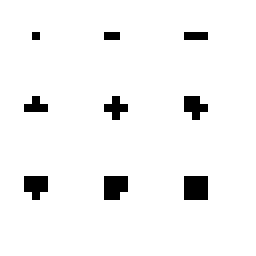
#> input picture 7binarize/pattern.tiff, 32 x 32 px, found by its file name (shown 8 times larger)
$ jupyter execute morphology.ipynb   (shell and % lines are left out)
#> lines starting #> are read from the running program, lines starting #| are printed output that depends on the picture; after the words box and inside, x2 and y2 are one past the last pixel; in counts of white or black regions, pixels touching at a corner belong together
[cell 1]
# --- 必要ライブラリのインストール（Colab環境用） ---

import cv2
import numpy as np
import matplotlib.pyplot as plt
import urllib.request

[cell 2]
# --- GitHub上の画像URLを指定 ---
url = "https://raw.githubusercontent.com/ichikawalab/imgproc/main/7binarize/pattern.tiff"

# --- 画像をGitHubから読み込み ---
resp = urllib.request.urlopen(url)
image_array = np.asarray(bytearray(resp.read()), dtype=np.uint8)
img = cv2.imdecode(image_array, cv2.IMREAD_GRAYSCALE)
#> img is the input picture: shape (32, 32); 95.6% white; black in thin lines or dots, all inside (x1, y1, x2, y2) = (3, 4, 26, 25)

# --- 黒領域を対象にするため反転 ---
img_inv = cv2.bitwise_not(img)

# --- 十字型の構造要素を定義 ---
kernel = cv2.getStructuringElement(cv2.MORPH_CROSS, (3,3))
print(kernel)

# --- モルフォロジー処理（黒領域に対して） ---
erosion_inv = cv2.erode(img_inv, kernel, iterations=1)     # 黒領域の収縮
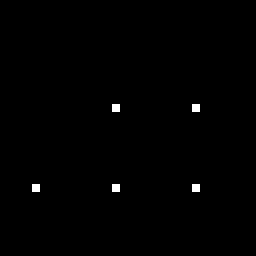
#> erosion_inv: shape (32, 32) (shown 8 times larger); 0.49% white in thin lines or dots, all inside (x1, y1, x2, y2) = (4, 13, 25, 24)
dilation_inv = cv2.dilate(img_inv, kernel, iterations=1)   # 黒領域の膨張
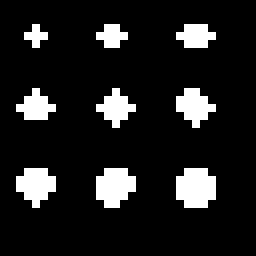
#> dilation_inv: shape (32, 32) (shown 8 times larger); 11.8% white in thin lines or dots, all inside (x1, y1, x2, y2) = (2, 3, 27, 26)

# --- 結果を元の見た目に戻す（再反転） ---
erosion = cv2.bitwise_not(erosion_inv)
dilation = cv2.bitwise_not(dilation_inv)

# --- 可視化 ---
titles = ['Original', 'Erosion (Black)', 'Dilation (Black)']
images = [img, erosion, dilation]

plt.figure(figsize=(12,4))
for i in range(3):
    plt.subplot(1,3,i+1)
    plt.imshow(images[i], cmap='gray', interpolation='nearest')
    plt.title(titles[i])
    plt.axis('off')
plt.show()
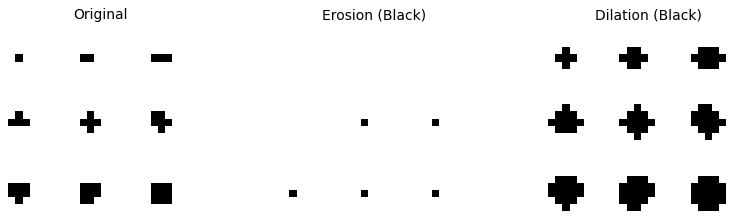
#> figure drawn by matplotlib, 3 panels
